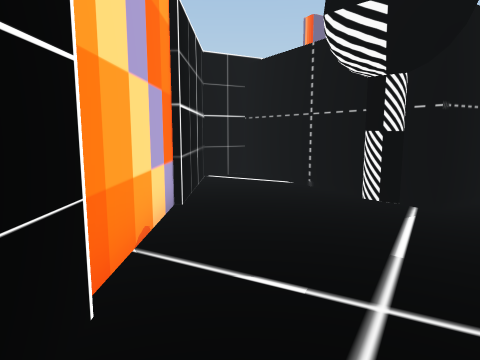
View 1 (above)

22 first-person views from a walk through a scene from a Unity 3-D project. The camera is 1.4 m above the floor, tilts 8° down and sees 70° across. The floor is counted in squares, 1 m on a side. Each view is taken from the middle of a square. On the plan, view 1 faces up. The plan holds only what a view shows up to about 15 squares ahead; the rest is blank. The place goes on beyond the plan. The player is left out. Some surface patterns are stand-ins.

View 2
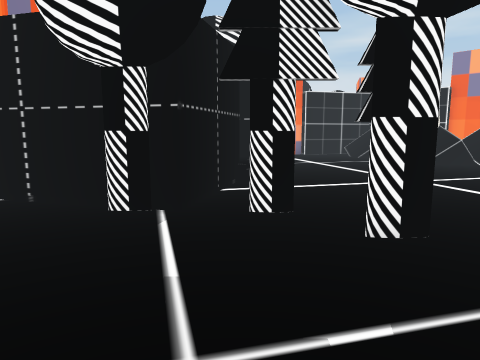

View 3
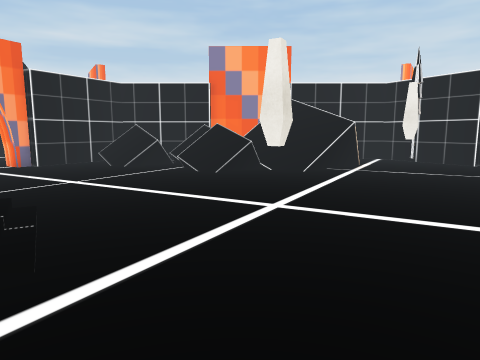

View 4
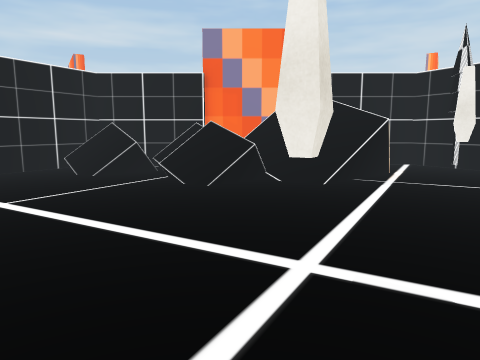

View 5
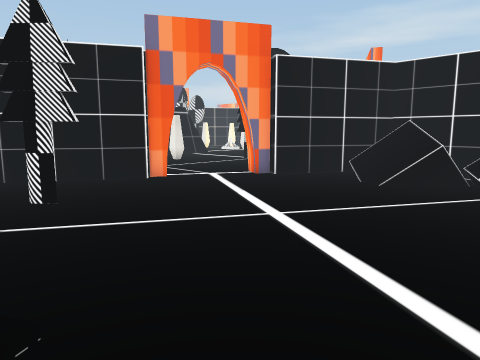

View 6
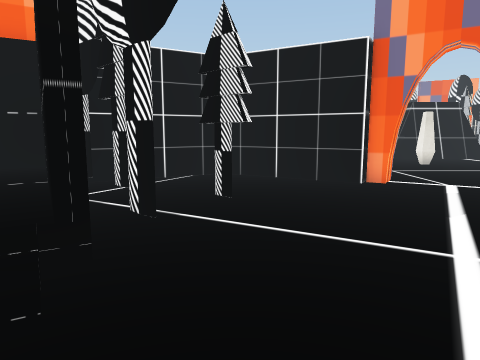

View 7
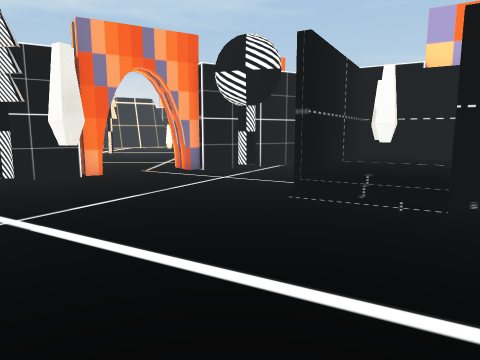

View 8
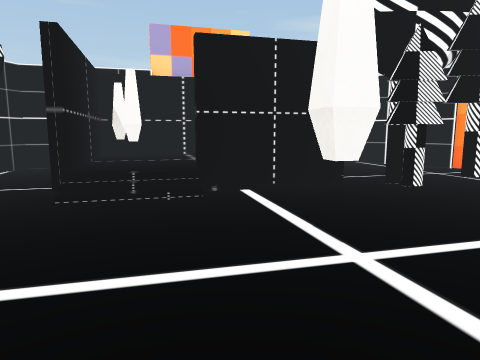

View 9
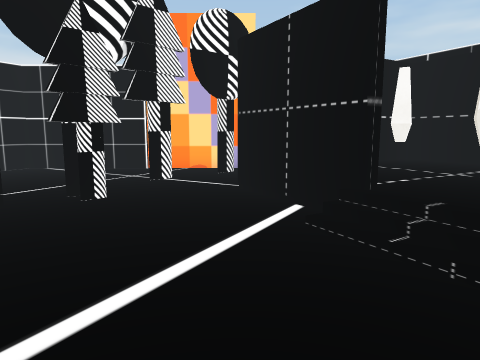

View 10
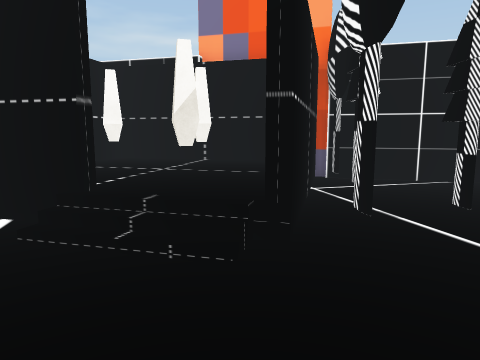

View 11
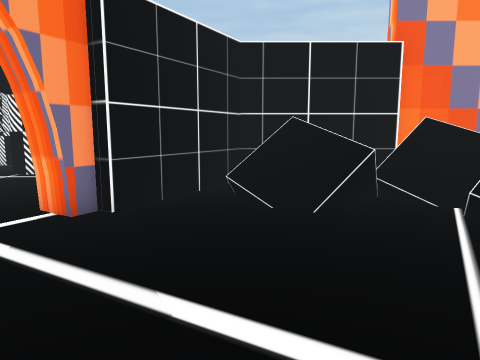

View 12
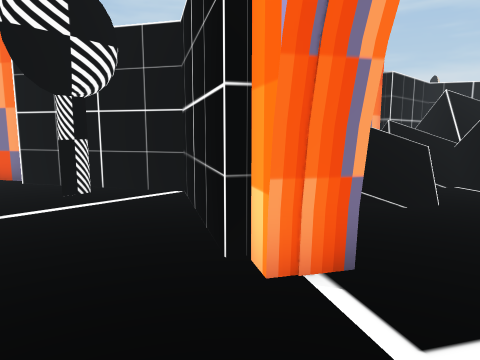

View 13
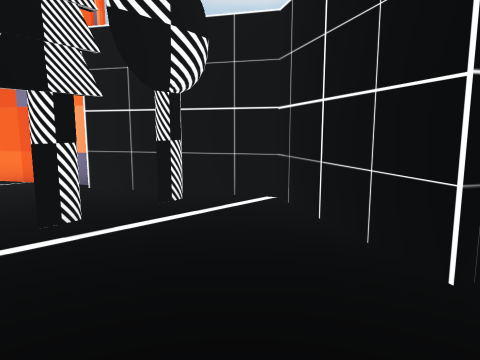

View 14
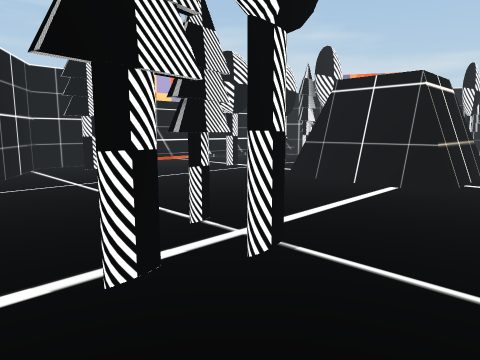

View 15
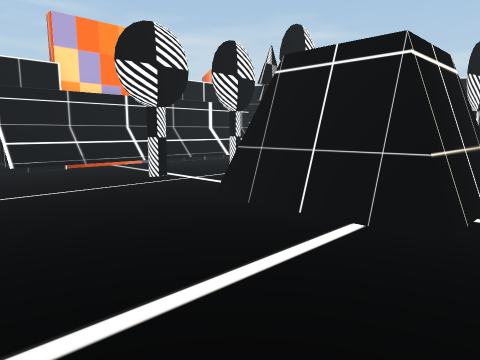

View 16
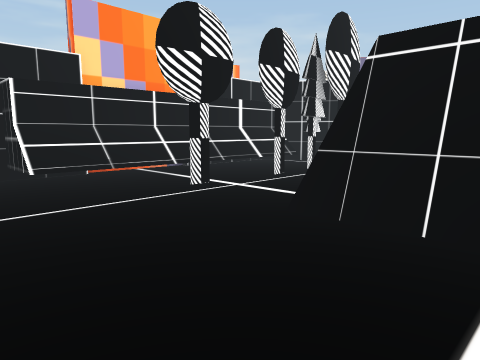

View 17
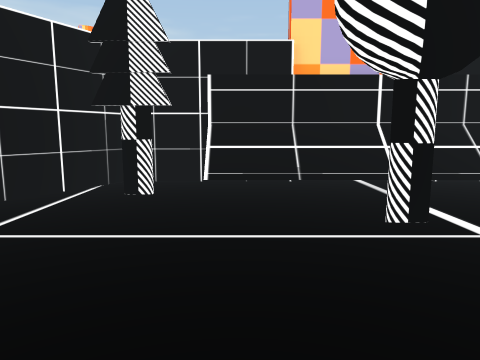

View 18
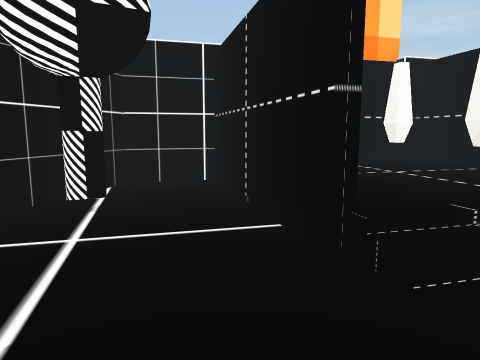

View 19
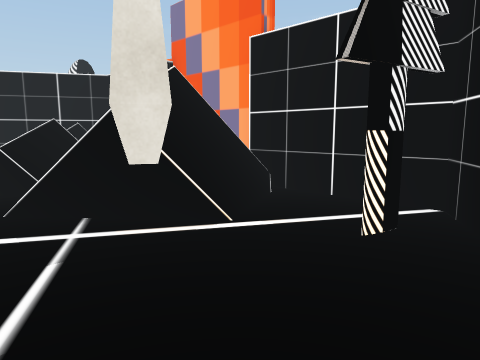

View 20
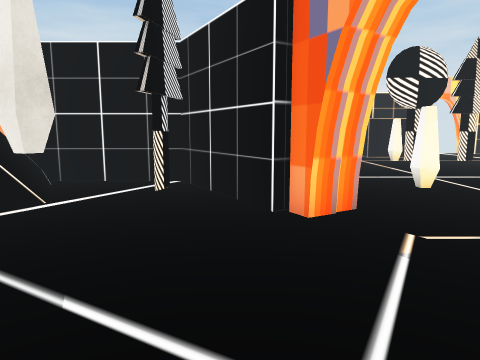

View 21
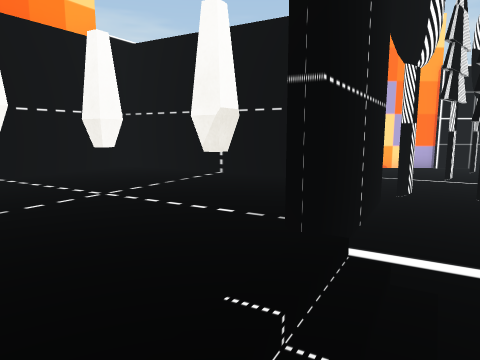

View 22
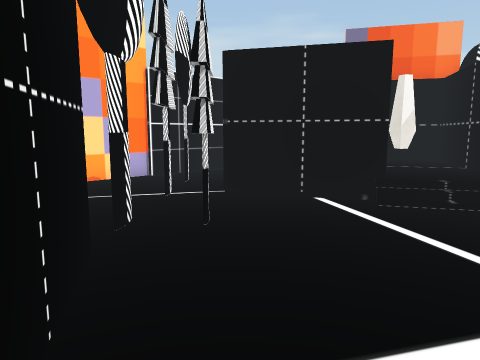

### Floor plan
Key: @ floor where view 1 was taken; # wall or solid block; . main floor; : floor 0.75 m higher than the main floor; + floor 1 m higher than the main floor; / step, stairs or slope; = window, fence, low wall or low ledge; ^ raised ledge; v drop or lower ground; O other object.
Columns run from 2 left of view 1 to 26 right of it. Each row starts with its distance up from view 1.
 28              #^/..O.     OO
 27              #^/..O.     OO
 26              #^/.....    OO
 25              #^/......OOOOO
 24              #^/..O...OOOOO
 23              #^/............
 22              #^/............
 21              ##=............
 20              #..O..........O
 19              #......#...O...
 18            #####........OO...
 17           ##.####............
 16         ###....###.......O...
 15         #O...................
 14       #O O..........###.....#
 13     ##   O.OOO......####..###
 12  ###     OOO.O........#####
 11  #.O#     O..........O=##
 10  #.O#      O......... O #
  9  #..O      /.........OO #
  8  #..O#  OO//.........O. #
  7 ##...OOOO/.........OO:O #
  6 #...OOO.........../ O+O #
  5 #................./O/O  #
  4 #.....O.O....#.....//=# #
  3 #.....OOO..........///#
  2 ##.....O...........//v###
  1  #..... OO........./###=#
  0  #@....O OOO//......#=..#
 -1  #... OO     //.........#
 -2  #..  O      O.......O..#
 -3  ##  O       O.........##
 -4      O      O........###
 -5       OO   OO.......##
 -6           #O...O....#
 -7          #OO....##......
 -8          ###..####.........
 -9            ####   .....#.....
-10                       .......
-11                         ....O
-12                          ....
-13                            O.

Positions as (right, up) in squares from view 1, and headings:
1: (0, 0), facing up
2: (0, 1), facing up-right
3: (4, 5), facing right
4: (7, 5), facing right
5: (9, 6), facing up-right
6: (11, 6), facing up
7: (13, 6), facing down
8: (14, 6), facing down-left
9: (12, 6), facing left
10: (12, 6), facing up-left
11: (12, 11), facing right
12: (16, 17), facing down-right
13: (18, 18), facing down-right
14: (26, 15), facing up-left
15: (25, 19), facing up-left
16: (23, 19), facing up-left
17: (21, 22), facing left
18: (15, 0), facing down-left
19: (15, -4), facing up-right
20: (12, -4), facing right
21: (12, -1), facing left
22: (10, 0), facing up-left
